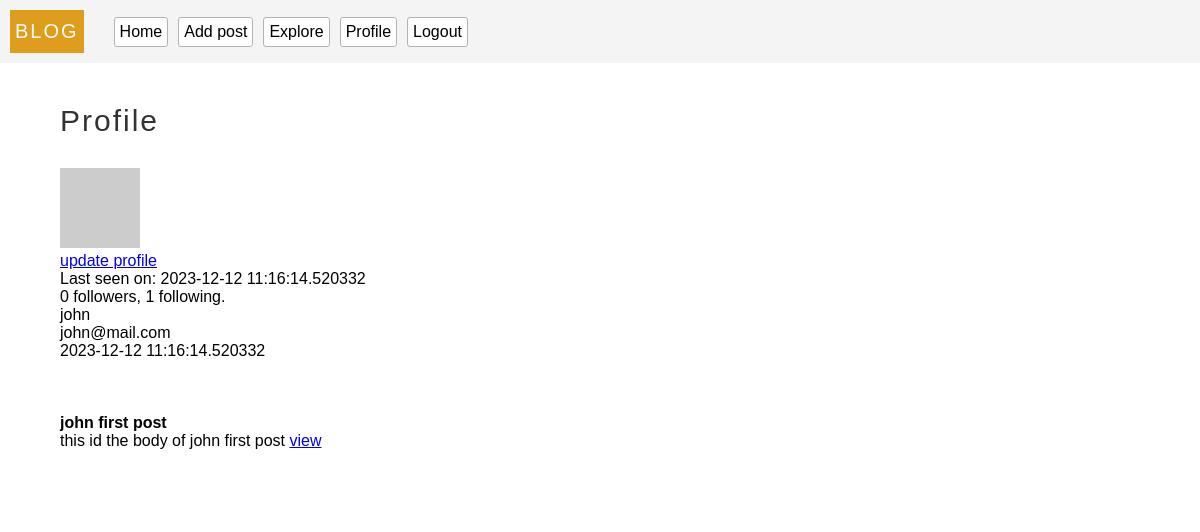
The app's page /profile (signed in), older data.
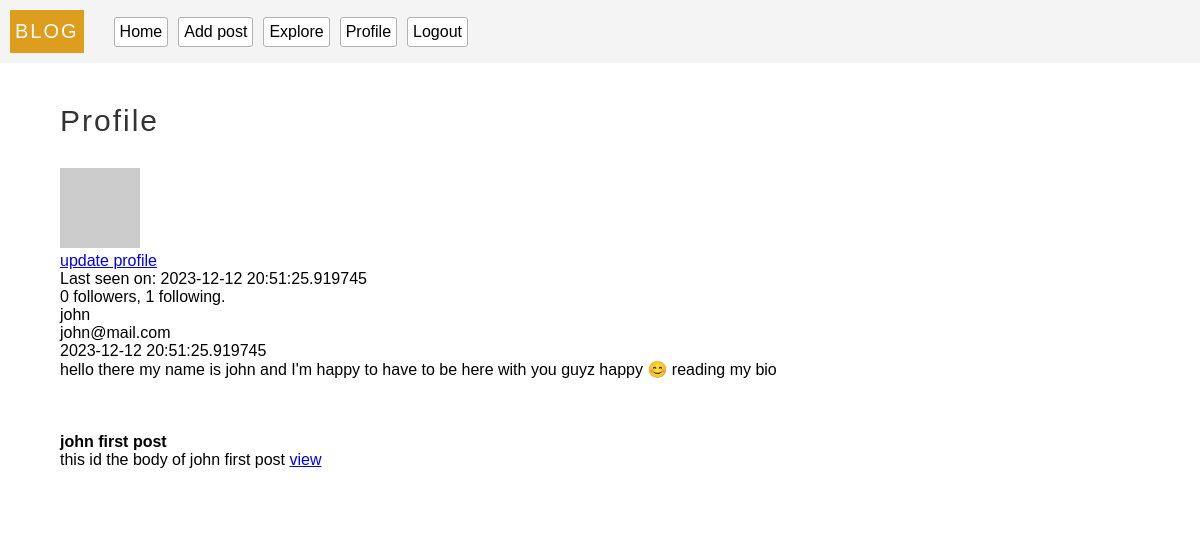
The same page, newer data.
### models.py (models this page shows, shortened)
class User(db.Model, UserMixin):
  __tablename__ = 'users'
  id = db.Column(db.Integer, primary_key = True)
  username = db.Column(db.String(100), unique = True, index = True)
  email = db.Column(db.String(100), index = True, unique = True)
  password = db.Column(db.String(200))
  last_seen = db.Column(db.DateTime, default=datetime.utcnow, index = True)
  about_me = db.Column(db.String, nullable=True)
  posts = db.relationship(
    'Post',
    backref = 'author',
    lazy = 'dynamic'
  )
  followed = db.relationship(
    'User',
    secondary = followers,
    primaryjoin = (followers.c.follower_id == id),
    secondaryjoin = (followers.c.followed_id == id),
    backref = db.backref('followers', lazy='dynamic'),
    lazy = 'dynamic'
  )
  follower = db.relationship(
    'User',
    secondary = followers,
    primaryjoin = (followers.c.followed_id == id),
    secondaryjoin = (followers.c.follower_id == id),
    backref = db.backref('followed_user', lazy='dynamic'),
    lazy = 'dynamic'
  )
  def avatar(self, size='80'):
    digest = md5(str(self.email).lower().encode('utf-8')).hexdigest()
    return f'https://gravatar.com/avatar/{digest}?d=identicon&s={size}'
  def update_last_seen(self):
    self.last_seen = datetime.utcnow()
    db.session.commit()
  @login.user_loader
  def get_user(id):
    return User.query.get(int(id))

class Post(db.Model):
  __tablename__ = 'posts'
  id = db.Column(db.Integer, primary_key = True)
  body = db.Column(db.String(300) ,nullable = False)
  title = db.Column(db.String(20), nullable = False)
  timestamp = db.Column(db.DateTime, default=datetime.utcnow, index = True)
  user_id = db.Column(db.Integer, db.ForeignKey('users.id'))

### server.py (the view)
@app.route('/profile')
@login_required
def profile():
  return render_template('profile.html', title='Profile', user = current_user, posts = current_user.posts)

### server.py (called while the page is built)
@app.before_request
def validate():
  if current_user.is_authenticated:
    current_user.update_last_seen()

### templates/profile.html
{% extends 'base.html'%}
{% block content %}
  <p class="header">Profile</p>
  <div class="profile-photo-container">
    <img class="profile-photo" src="{{current_user.avatar()}}" alt="photo"/>
    <p><a href="{{url_for('update_profile')}}"> update profile</a></p>
  </div>
  {% if user.last_seen %}<p>Last seen on: {{ user.last_seen }}</p>{% endif %}
  <p>{{ user.follower.count() }} followers, {{ user.followed.count() }} following.</p>
  <p>{{current_user.username}}</p>
  <p>{{current_user.email}}</p>
  <p>{{current_user.last_seen}}</p>
  {% if user.about_me %}<p>{{ user.about_me }}</p>{% endif %}
  <br><br>
  {% for post in posts %}
  <br>
      <article>
        <h4>{{post.title}}</h4>
        {{post.body}}
        <a href="/post/{{post.id}}">view</a>
      </article>
  <br>
    {% endfor %}
{% endblock %}

### templates/base.html (shortened to what this page needs)
<!DOCTYPE html>
<html lang="en">
<head>
  <link rel="stylesheet" href="/static/styles/base.css">
</head>
<body>
  <nav>
    <ul class="nav-bar">
      <p class="logo">BLOG </p>
      <li>
        <a href="{{url_for('index')}}">Home</a>
      </li>
      {% if current_user.is_authenticated %}
      <li>
        <a href="{{url_for('add_post')}}"> Add post</a>
      </li>
      <li>
        <a href="{{url_for('explore')}}">Explore</a>
      </li>
      <li>
        <a href="{{url_for('profile')}}">Profile</a>
      </li>
      <li>
        <a href="{{url_for('logout')}}">Logout</a>
      </li>
      {% endif %}
    </ul>
  </nav>
<div class="container">
  {% block content%}
  {% endblock %}
</div>
</body>
</html>

### static/styles/base.css (style rules this page uses)
* { padding:0px; margin: 0px; box-sizing: border-box; }
body { font-family: 'Lucida Sans', 'Lucida Sans Regular', 'Lucida Grande', 'Lucida Sans Unicode', Geneva, Verdana, sans-serif; }
.nav-bar { display:flex; margin-bottom: 5px; align-items: center; background-color: #f4f4f4; padding:10px; }
.nav-bar>.logo { font-size: 20px ; color: rgb(255, 253, 253); background-color: rgb(222, 157, 28); padding:10px 5px; letter-spacing: 2px; margin-right: 30px; }
.nav-bar>li { background-color: rgb(255, 255, 255); color:black; padding:5px; margin-right: 10px; cursor: pointer; border-radius: 3px; border: solid 1px rgb(179, 178, 178); list-style: none; text-align: center; transition: all 0.1s; }
.nav-bar>li>a { color: black; text-decoration: none; text-align: center; }
.container { padding:3% 5%; background-color: #fff; }
.header { font-size: 30px; color:rgb(52, 51, 51); letter-spacing: 2px; margin-bottom: 30px; }

Row changes from the older to the newer data that the page shows:
changed User "john": last_seen "2023-12-12 11:16:14.520332" → "2023-12-12 20:51:25.919745"; about_me (not shown) → "hello there my name is john and I'm happy to have to be here with you guyz happy 😊 reading my bio"
